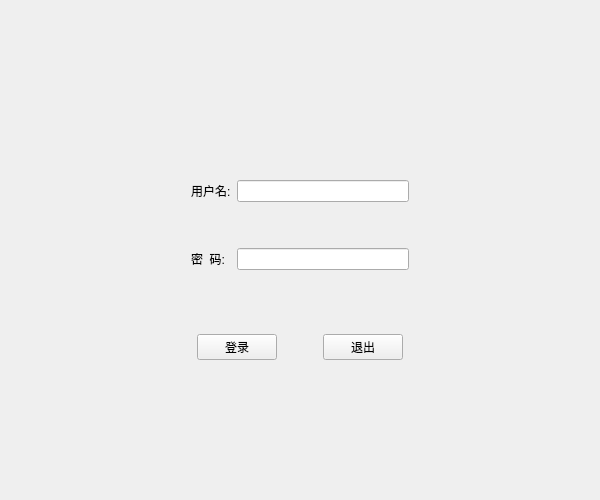
<?xml version="1.0" encoding="UTF-8"?>
<ui version="4.0">
 <class>MainWindow</class>
 <widget class="QMainWindow" name="MainWindow">
  <property name="geometry">
   <rect>
    <x>0</x>
    <y>0</y>
    <width>600</width>
    <height>500</height>
   </rect>
  </property>
  <property name="minimumSize">
   <size>
    <width>600</width>
    <height>500</height>
   </size>
  </property>
  <property name="maximumSize">
   <size>
    <width>600</width>
    <height>500</height>
   </size>
  </property>
  <property name="windowTitle">
   <string>登录</string>
  </property>
  <widget class="QWidget" name="centralwidget">
   <layout class="QVBoxLayout" name="verticalLayout">
    <item>
     <spacer name="verticalSpacer_5">
      <property name="orientation">
       <enum>Qt::Vertical</enum>
      </property>
      <property name="sizeHint" stdset="0">
       <size>
        <width>20</width>
        <height>40</height>
       </size>
      </property>
     </spacer>
    </item>
    <item>
     <widget class="QWidget" name="widget" native="true">
      <layout class="QGridLayout" name="gridLayout">
       <item row="1" column="2">
        <widget class="QLineEdit" name="lineEdit"/>
       </item>
       <item row="3" column="1">
        <widget class="QLabel" name="label_2">
         <property name="text">
          <string>密  码:</string>
         </property>
        </widget>
       </item>
       <item row="3" column="2">
        <widget class="QLineEdit" name="lineEdit_2">
         <property name="echoMode">
          <enum>QLineEdit::Password</enum>
         </property>
        </widget>
       </item>
       <item row="1" column="3">
        <spacer name="horizontalSpacer_4">
         <property name="orientation">
          <enum>Qt::Horizontal</enum>
         </property>
         <property name="sizeHint" stdset="0">
          <size>
           <width>40</width>
           <height>20</height>
          </size>
         </property>
        </spacer>
       </item>
       <item row="4" column="2">
        <spacer name="verticalSpacer_2">
         <property name="orientation">
          <enum>Qt::Vertical</enum>
         </property>
         <property name="sizeType">
          <enum>QSizePolicy::Fixed</enum>
         </property>
         <property name="sizeHint" stdset="0">
          <size>
           <width>20</width>
           <height>40</height>
          </size>
         </property>
        </spacer>
       </item>
       <item row="1" column="1">
        <widget class="QLabel" name="label">
         <property name="text">
          <string>用户名:</string>
         </property>
        </widget>
       </item>
       <item row="0" column="2">
        <spacer name="verticalSpacer">
         <property name="orientation">
          <enum>Qt::Vertical</enum>
         </property>
         <property name="sizeHint" stdset="0">
          <size>
           <width>20</width>
           <height>40</height>
          </size>
         </property>
        </spacer>
       </item>
       <item row="2" column="2">
        <spacer name="verticalSpacer_3">
         <property name="orientation">
          <enum>Qt::Vertical</enum>
         </property>
         <property name="sizeType">
          <enum>QSizePolicy::Fixed</enum>
         </property>
         <property name="sizeHint" stdset="0">
          <size>
           <width>20</width>
           <height>40</height>
          </size>
         </property>
        </spacer>
       </item>
       <item row="1" column="0">
        <spacer name="horizontalSpacer_5">
         <property name="orientation">
          <enum>Qt::Horizontal</enum>
         </property>
         <property name="sizeHint" stdset="0">
          <size>
           <width>40</width>
           <height>20</height>
          </size>
         </property>
        </spacer>
       </item>
      </layout>
     </widget>
    </item>
    <item>
     <widget class="QWidget" name="widget_2" native="true">
      <layout class="QHBoxLayout" name="horizontalLayout">
       <item>
        <spacer name="horizontalSpacer">
         <property name="orientation">
          <enum>Qt::Horizontal</enum>
         </property>
         <property name="sizeHint" stdset="0">
          <size>
           <width>40</width>
           <height>20</height>
          </size>
         </property>
        </spacer>
       </item>
       <item>
        <widget class="QPushButton" name="pushButton">
         <property name="text">
          <string>登录</string>
         </property>
        </widget>
       </item>
       <item>
        <spacer name="horizontalSpacer_3">
         <property name="orientation">
          <enum>Qt::Horizontal</enum>
         </property>
         <property name="sizeType">
          <enum>QSizePolicy::Fixed</enum>
         </property>
         <property name="sizeHint" stdset="0">
          <size>
           <width>40</width>
           <height>20</height>
          </size>
         </property>
        </spacer>
       </item>
       <item>
        <widget class="QPushButton" name="pushButton_2">
         <property name="text">
          <string>退出</string>
         </property>
        </widget>
       </item>
       <item>
        <spacer name="horizontalSpacer_2">
         <property name="orientation">
          <enum>Qt::Horizontal</enum>
         </property>
         <property name="sizeHint" stdset="0">
          <size>
           <width>40</width>
           <height>20</height>
          </size>
         </property>
        </spacer>
       </item>
      </layout>
     </widget>
    </item>
    <item>
     <spacer name="verticalSpacer_4">
      <property name="orientation">
       <enum>Qt::Vertical</enum>
      </property>
      <property name="sizeHint" stdset="0">
       <size>
        <width>20</width>
        <height>40</height>
       </size>
      </property>
     </spacer>
    </item>
   </layout>
  </widget>
 </widget>
 <resources/>
 <connections/>
</ui>
